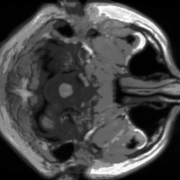
%> input picture Assignment 3/2/data/t1_icbm_normal_1mm_pn0_rf20.rawb.png, 180 x 180 px; the run also reads 1 picture not shown here
$ octave mainScript.m   (GNU Octave 9; MATLAB toolbox functions it lacks are replaced by stand-ins)
%> lines starting %> are read from the running program, lines starting %| are printed output that depends on the picture
### Assignment 3/2/code/RamLakFilter.m
function output=RamLakFilter(proj,theta)
    [lenProj,noProj]=size(proj);

    outputSize = 2*floor(size(proj,1)/(2*sqrt(2)));

    % creating ramp filter
    order = 2^nextpow2(2*lenProj);
    % order=lenProj;
    filter = 2*[0:(order/2)-1 , (order/2):-1:1 ]'/order;

    % inc size of the projection matrix
    proj(size(filter),1)=0;
    % fft of the projection
    projFreq=fft(proj);

    filteredProj=zeros(size(filter,1),noProj);
    for i=1:noProj
        filteredProj(:,i)=projFreq(:,i).*filter;
    end
    proj=real(ifft(filteredProj));
    cx=outputSize/2;
    cy=outputSize/2;
    output = zeros(outputSize);
    ctrId = ceil(lenProj/2);

    for t=1:noProj
        projection=proj(:,t);
        projectedAngle=theta(t);
        projectedAngle=projectedAngle*pi/180;
        for x=1:outputSize
            for y=1:outputSize
                l=(x-cx)*cos(projectedAngle)+(y-cy)*sin(projectedAngle);
                l=round(l);
                %fprintf('%d\n',l);
                output(y,x)=output(y,x)+projection(l+ctrId);
            end
        end
    end

end

### Assignment 3/2/code/l1_ls_matlab/l1_ls.m
function [x,status,history] = l1_ls(A,varargin)
%
% l1-Regularized Least Squares Problem Solver
%
%   l1_ls solves problems of the following form:
%
%       minimize ||A*x-y||^2 + lambda*sum|x_i|,
%
%   where A and y are problem data and x is variable (described below).
%
% CALLING SEQUENCES
%   [x,status,history] = l1_ls(A,y,lambda [,tar_gap[,quiet]])
%   [x,status,history] = l1_ls(A,At,m,n,y,lambda, [,tar_gap,[,quiet]]))
%
%   if A is a matrix, either sequence can be used.
%   if A is an object (with overloaded operators), At, m, n must be
%   provided.
%
% INPUT
%   A       : mxn matrix; input data. columns correspond to features.
%
%   At      : nxm matrix; transpose of A.
%   m       : number of examples (rows) of A
%   n       : number of features (column)s of A
%
%   y       : m vector; outcome.
%   lambda  : positive scalar; regularization parameter
%
%   tar_gap : relative target duality gap (default: 1e-3)
%   quiet   : boolean; suppress printing message when true (default: false)
%
%   (advanced arguments)
%       eta     : scalar; parameter for PCG termination (default: 1e-3)
%       pcgmaxi : scalar; number of maximum PCG iterations (default: 5000)
%
% OUTPUT
%   x       : n vector; classifier
%   status  : string; 'Solved' or 'Failed'
%
%   history : matrix of history data. columns represent (truncated) Newton
%             iterations; rows represent the following:
%            - 1st row) gap
%            - 2nd row) primal objective
%            - 3rd row) dual objective
%            - 4th row) step size
%            - 5th row) pcg iterations
%            - 6th row) pcg status flag
%
% USAGE EXAMPLES
%   [x,status] = l1_ls(A,y,lambda);
%   [x,status] = l1_ls(A,At,m,n,y,lambda,0.001);
%

% AUTHOR    Kwangmoo Koh <deneb1@stanford.edu>
% UPDATE    Apr 8 2007
%
% COPYRIGHT 2008 Kwangmoo Koh, Seung-Jean Kim, and Stephen Boyd

%------------------------------------------------------------
%       INITIALIZE
%------------------------------------------------------------

% IPM PARAMETERS
MU              = 2;        % updating parameter of t
MAX_NT_ITER     = 400;      % maximum IPM (Newton) iteration

% LINE SEARCH PARAMETERS
ALPHA           = 0.01;     % minimum fraction of decrease in the objective
BETA            = 0.5;      % stepsize decrease factor
MAX_LS_ITER     = 100;      % maximum backtracking line search iteration

% VARIABLE ARGUMENT HANDLING
% if the second argument is a matrix or an operator, the calling sequence is
%   l1_ls(A,At,y,lambda,m,n [,tar_gap,[,quiet]]))
% if the second argument is a vector, the calling sequence is
%   l1_ls(A,y,lambda [,tar_gap[,quiet]])
if ( (isobject(varargin{1}) || ~isvector(varargin{1})) && nargin >= 6)
    At = varargin{1};
    m  = varargin{2};
    n  = varargin{3};
    y  = varargin{4};
    lambda = varargin{5};
    varargin = varargin(6:end);

elseif (nargin >= 3)
    At = A';
    [m,n] = size(A);
    y  = varargin{1};
    lambda = varargin{2};
    varargin = varargin(3:end);
else
    if (~quiet) disp('Insufficient input arguments'); end
    x = []; status = 'Failed'; history = [];
    return;
end

% VARIABLE ARGUMENT HANDLING
t0         = min(max(1,1/lambda),2*n/1e-3);
defaults   = {1e-3,false,1e-3,5000,zeros(n,1),ones(n,1),t0};
given_args = ~cellfun('isempty',varargin);
defaults(given_args) = varargin(given_args);
[reltol,quiet,eta,pcgmaxi,x,u,t] = deal(defaults{:});

f = [x-u;-x-u];

% RESULT/HISTORY VARIABLES
pobjs = [] ; dobjs = [] ; sts = [] ; pitrs = []; pflgs = [];
pobj  = Inf; dobj  =-Inf; s   = Inf; pitr  = 0 ; pflg  = 0 ;

ntiter  = 0; lsiter  = 0; zntiter = 0; zlsiter = 0;
normg   = 0; prelres = 0; dxu =  zeros(2*n,1);

% diagxtx = diag(At*A);
diagxtx = 2*ones(n,1);

if (~quiet) disp(sprintf('\nSolving a problem of size (m=%d, n=%d), with lambda=%.5e',...
            m,n,lambda)); end
if (~quiet) disp('-----------------------------------------------------------------------------');end
if (~quiet) disp(sprintf('%5s %9s %15s %15s %13s %11s',...
            'iter','gap','primobj','dualobj','step len','pcg iters')); end

%------------------------------------------------------------
%               MAIN LOOP
%------------------------------------------------------------

for ntiter = 0:MAX_NT_ITER

    z = A*x-y;

    %------------------------------------------------------------
    %       CALCULATE DUALITY GAP
    %------------------------------------------------------------

    nu = 2*z;

    maxAnu = norm(At*nu,inf);
    if (maxAnu > lambda)
        nu = nu*lambda/maxAnu;
    end
    pobj  =  z'*z+lambda*norm(x,1);
    dobj  =  max(-0.25*nu'*nu-nu'*y,dobj);
    gap   =  pobj - dobj;

    pobjs = [pobjs pobj]; dobjs = [dobjs dobj]; sts = [sts s];
    pflgs = [pflgs pflg]; pitrs = [pitrs pitr];

    %------------------------------------------------------------
    %   STOPPING CRITERION
    %------------------------------------------------------------
    if (~quiet) disp(sprintf('%4d %12.2e %15.5e %15.5e %11.1e %8d',...
        ntiter, gap, pobj, dobj, s, pitr)); end

    if (gap/dobj < reltol)
        status  = 'Solved';
        history = [pobjs-dobjs; pobjs; dobjs; sts; pitrs; pflgs];
        if (~quiet) disp('Absolute tolerance reached.'); end
        %disp(sprintf('total pcg iters = %d\n',sum(pitrs)));
        return;
    end
    %------------------------------------------------------------
    %       UPDATE t
    %------------------------------------------------------------
    if (s >= 0.5)
        t = max(min(2*n*MU/gap, MU*t), t);
    end

    %------------------------------------------------------------
    %       CALCULATE NEWTON STEP
    %------------------------------------------------------------

    q1 = 1./(u+x);          q2 = 1./(u-x);
    d1 = (q1.^2+q2.^2)/t;   d2 = (q1.^2-q2.^2)/t;


    % calculate gradient
    gradphi = [At*(z*2)-(q1-q2)/t; lambda*ones(n,1)-(q1+q2)/t];

    % calculate vectors to be used in the preconditioner
    prb     = diagxtx+d1;
    prs     = prb.*d1-(d2.^2);

    % set pcg tolerance (relative)
    normg   = norm(gradphi);
    pcgtol  = min(1e-1,eta*gap/min(1,normg));

    if (ntiter ~= 0 && pitr == 0) pcgtol = pcgtol*0.1; end

    [dxu,pflg,prelres,pitr,presvec] = ...
        pcg(@AXfunc_l1_ls,-gradphi,pcgtol,pcgmaxi,@Mfunc_l1_ls,...
            [],dxu,A,At,d1,d2,d1./prs,d2./prs,prb./prs);

    if (pflg == 1) pitr = pcgmaxi; end

    dx  = dxu(1:n);
    du  = dxu(n+1:end);

    %------------------------------------------------------------
    %   BACKTRACKING LINE SEARCH
    %------------------------------------------------------------
    phi = z'*z+lambda*sum(u)-sum(log(-f))/t;
    s = 1.0;
    gdx = gradphi'*dxu;
    for lsiter = 1:MAX_LS_ITER
        newx = x+s*dx; newu = u+s*du;
        newf = [newx-newu;-newx-newu];
        if (max(newf) < 0)
            newz   =  A*newx-y;
            newphi =  newz'*newz+lambda*sum(newu)-sum(log(-newf))/t;
            if (newphi-phi <= ALPHA*s*gdx)
                break;
            end
        end
        s = BETA*s;
    end
    if (lsiter == MAX_LS_ITER) break; end % exit by BLS

    x = newx; u = newu; f = newf;
end


%------------------------------------------------------------
%       ABNORMAL TERMINATION (FALL THROUGH)
%------------------------------------------------------------
if (lsiter == MAX_LS_ITER)
    % failed in backtracking linesearch.
    if (~quiet) disp('MAX_LS_ITER exceeded in BLS'); end
    status = 'Failed';
elseif (ntiter == MAX_NT_ITER)
    % fail to find the solution within MAX_NT_ITER
    if (~quiet) disp('MAX_NT_ITER exceeded.'); end
    status = 'Failed';
end
history = [pobjs-dobjs; pobjs; dobjs; sts; pitrs; pflgs];

return;

%------------------------------------------------------------
%       COMPUTE AX (PCG)
%------------------------------------------------------------
function [y] = AXfunc_l1_ls(x,A,At,d1,d2,p1,p2,p3)
%
% y = hessphi*[x1;x2],
%
% where hessphi = [A'*A*2+D1 , D2;
%                  D2        , D1];

n  = length(x)/2;
x1 = x(1:n);
x2 = x(n+1:end);

y = [(At*((A*x1)*2))+d1.*x1+d2.*x2; d2.*x1+d1.*x2];

%------------------------------------------------------------
%       COMPUTE P^{-1}X (PCG)
%------------------------------------------------------------
function [y] = Mfunc_l1_ls(x,A,At,d1,d2,p1,p2,p3)
%
% y = P^{-1}*x,
%

n  = length(x)/2;
x1 = x(1:n);
x2 = x(n+1:end);

y = [ p1.*x1-p2.*x2;...
     -p2.*x1+p3.*x2];

### Assignment 3/2/code/mainScript.m
%% MyMainScript
%% Assignment3-2
% Rollno: 163059009, 16305R011

%% Init
clear all;
addpath(genpath('l1_ls_matlab/'));

file1='../data/t1_icbm_normal_1mm_pn0_rf20.rawb.png';
file2='../data/t1_icbm_normal_1mm_pn3_rf20.rawb.png';
img1=imread(file1);
%> img1 is the input picture: size 180x180 uint8; min 0, max 255, mean 69.9
img1=double(img1);
%> img1: size 180x180 double
img2=imread(file2);
img2=double(img2);
%> img2: size 180x180 double

figure('name','Original brain cross section image');
imshow(img1,[]);
title('\fontsize{10}{\color{red}Brain cross section image}');
axis tight,axis on;
o1 = get(gca, 'Position');
colorbar(),set(gca, 'Position', o1);

%% 0)  Finding Projection
totalAngles=18;
theta = randi([0 179],1,totalAngles);
[R,xp] = radon(img1,theta);
%> xp = 259 values from -129 to 129

%% Part a)  RamLak filter
% We have implemented our OWN RAMLAK implemented
imgRamLak=RamLakFilter(R,theta);
%> after the loop in RamLakFilter, `for t=1:noProj`:
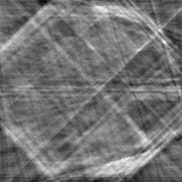
%> output: size 182x182 double; min -2502.1, max 4696.2, mean 786.5; drawn with min black and max white

figure('name','Reconstruction using RamLak Filter');
imshow(imgRamLak,[]);
title('\fontsize{10}{\color{magenta} Reconstruction using "Own" RamLak Filtered BP}');


%% Using irandon method of Matlab
I2 = iradon(R,theta,'linear','Ram-Lak');
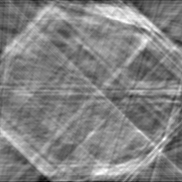
%> I2: size 182x182 double; min -249.8, max 368.8, mean 68.3; drawn with min black and max white

figure('name','Reconstruction using RamLak Filter');
imshow(I2,[]);
title('\fontsize{10}{\color{magenta} Reconstruction using "iradon" RamLak Filtered BP}');


%% 2. Part b) Compressed Sensing
% E(x) = |y − Ax|^2 + λ|x|_1
% y= sum total of # of bins for each angle
m=size(R,1);
%> m = 259
n=size(img1,1)*size(img1,2);
%> n = 32400
A=CSProjMtx(m,n,theta);
At=A';
%% 2.1 Sovling equation using L1_Ls
vecR=reshape(R,m*numel(theta),1);
%> vecR = 4662 values, max 20931.6 at index 4513, min 0 at index 1, mean 8740
y=vecR;
%> y has the same summary as vecR
lambda = 8;
[beta,status]=l1_ls(A,At,size(y,1),n,y,lambda);
%> in l1_ls, `m  = varargin{2};`: m = 4662
%> in l1_ls, `n  = varargin{3};`: n = 32400
%> in l1_ls, `y  = varargin{4};`: y has the same summary as vecR outside l1_ls
%> in l1_ls, `lambda = varargin{5};`: lambda = 8
%> in l1_ls, `varargin = varargin(6:end);`: varargin = {}
%> in l1_ls, `t0         = min(max(1,1/lambda),2*n/1e-3);`: t0 = 1
%> in l1_ls, `given_args = ~cellfun('isempty',varargin);`: given_args = []
%> in l1_ls, `[reltol,quiet,eta,pcgmaxi,x,u,t] = deal(defaults{:});`: reltol = 0.001; quiet = false; eta = 0.001; pcgmaxi = 5000; t = 1
%| Solving a problem of size (m=4662, n=32400), with lambda=8.00000e+00
%> (the run ends here)
